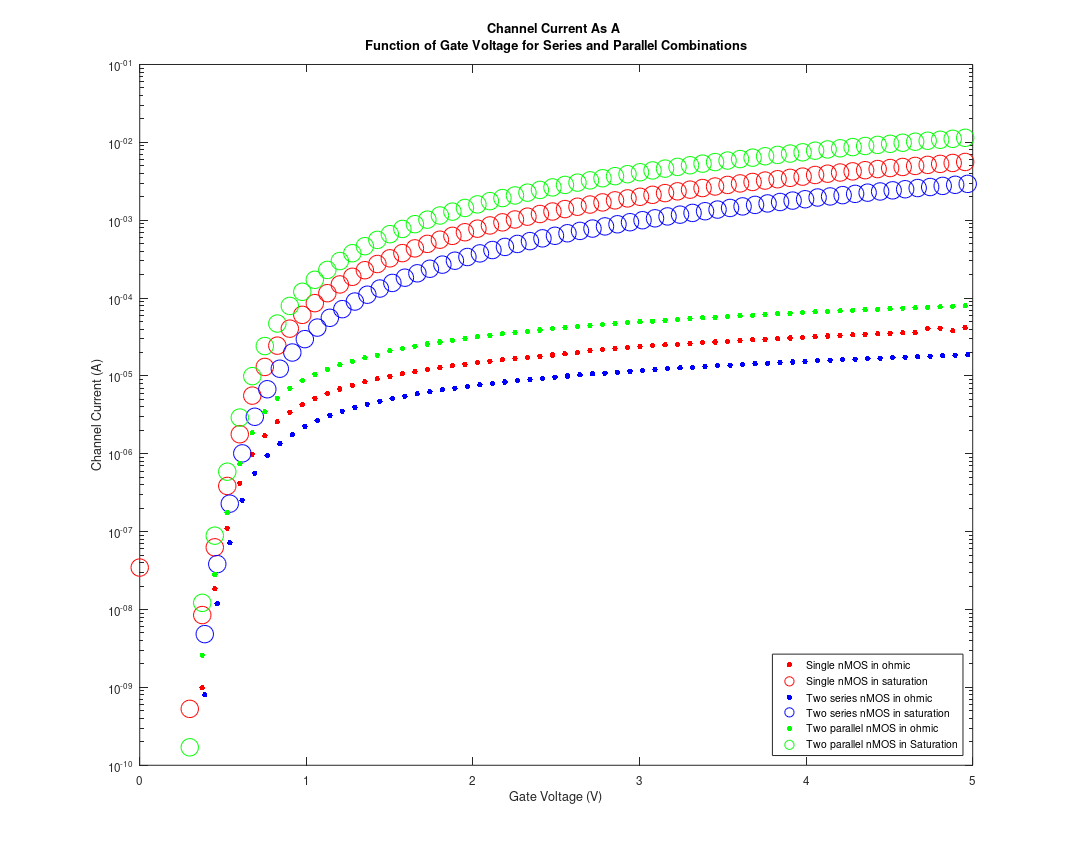

MATLAB code to generate this figure: (Note: this script raises an error after producing the figure.)
%Experiment 1 plotter
clear; clf;
close all;

interval = 15;

load('SinglenMOSCharaceristics.mat');
load('SeriesnMOSCharacteristic.mat');
load('ParallelnMOSCharacteristic.mat');


%%%Plot Individual Currents
figure(1);
screen_size = get(0, 'ScreenSize');
set(gcf, 'Position', [0 0 screen_size(3) screen_size(4) ] ); %set to scren size
set(gcf,'PaperPositionMode','auto') %set paper pos for printing

semilogy(Single_nMOS_Ohmic_GateVoltage(1:interval:end),Single_nMOS_Ohmic_ChannelCurrent(1:interval:end) ,'.r','MarkerSize',15); hold on;
semilogy(Single_nMOS_Sat_GateVoltage(1:interval:end),Single_nMOS_Sat_ChannelCurrent(1:interval:end),'or','MarkerSize',15); hold on;

semilogy(Series_nMOS_Ohmic_GateVoltage(4:interval:end),Series_nMOS_Ohmic_ChannelCurrent(4:interval:end) ,'.b','MarkerSize',15); hold on;
semilogy(Series_nMOS_Sat_GateVoltage(4:interval:end),Series_nMOS_Sat_ChannelCurrent(4:interval:end),'ob','MarkerSize',15); hold on;

semilogy(Parallel_nMOS_Ohmic_GateVoltage(1:interval:end),Parallel_nMOS_Ohmic_ChannelCurrent(1:interval:end) ,'.g','MarkerSize',15); hold on;
semilogy(Parallel_nMOS_Sat_GateVoltage(1:interval:end),Parallel_nMOS_Sat_ChannelCurrent(1:interval:end),'og','MarkerSize',15); hold on;

%%%Set Plot Labels and legends for Figure 1
title({'Channel Current As A ' ; 'Function of Gate Voltage for Series and Parallel Combinations'});
xlabel('Gate Voltage (V)');
ylabel('Channel Current (A)');
legend('Single nMOS in ohmic',...
'Single nMOS in saturation',...
'Two series nMOS in ohmic',...
'Two series nMOS in saturation',...
'Two parallel nMOS in ohmic',...
'Two parallel nMOS in Saturation', 'Location','SouthEast');
SetFigureFontSizes();

%%%Save Figure 1
saveas(gcf,'./Figures/Experiment2Currents.eps', 'eps2c')
saveas(gcf,'./Figures/Experiment2Currents.fig')
saveas(gcf,'./Figures/Experiment2Currents.png')


%%% Calculate ratio for each current relative to single nMOS
series_single_ohmic = (Series_nMOS_Ohmic_ChannelCurrent./Single_nMOS_Ohmic_ChannelCurrent);
series_single_sat   = (Series_nMOS_Sat_ChannelCurrent./Single_nMOS_Sat_ChannelCurrent);

paralell_single_ohmic = (Parallel_nMOS_Ohmic_ChannelCurrent./Single_nMOS_Ohmic_ChannelCurrent);
paralell_single_sat   = (Parallel_nMOS_Sat_ChannelCurrent./Single_nMOS_Sat_ChannelCurrent);



figure(2);
screen_size = get(0, 'ScreenSize');
set(gcf, 'Position', [0 0 screen_size(3) screen_size(4) ] ); %set to scren size
set(gcf,'PaperPositionMode','auto') %set paper pos for printing
plot(Series_nMOS_Ohmic_GateVoltage(1:interval:end), series_single_ohmic(1:interval:end), 'r.','MarkerSize',15); hold on;
plot(Series_nMOS_Sat_GateVoltage(1:interval:end), series_single_sat(1:interval:end), 'ro','MarkerSize',15); hold on;

plot(Parallel_nMOS_Ohmic_GateVoltage(1:interval:end), paralell_single_ohmic(1:interval:end), 'b.','MarkerSize',15); hold on;
plot(Parallel_nMOS_Sat_GateVoltage(1:interval:end), paralell_single_sat(1:interval:end), 'bo','MarkerSize',15); hold on;

%%%Set Plot Labels and legends for Figure 2
ylim([-1,3]);
title({'Ratio of currents' ; 'for Series and Parallel Combinations of nMOS, to single nMOS'});
xlabel('Gate Voltage (V)');
ylabel('Ratio');
legend('Series ratio to single nMOS in ohmic',...
'Series ratio to single nMOS in saturation',...
'Parallel ratio to single nMOS in ohmic',...
'Parallel ratio to single nMOS in Saturation', 'Location','SouthEast');
SetFigureFontSizes();

%%%Save Figure 2
saveas(gcf,'./Figures/Experiment2Ratios.eps', 'eps2c')
saveas(gcf,'./Figures/Experiment2Ratios.fig')
saveas(gcf,'./Figures/Experiment2Ratios.png')